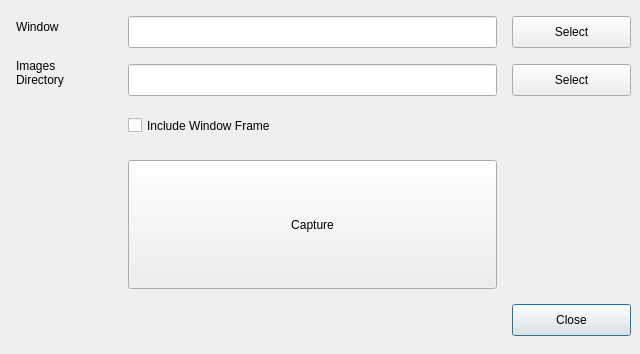
<?xml version="1.0" encoding="UTF-8"?>
<ui version="4.0">
 <class>Dialog</class>
 <widget class="QDialog" name="Dialog">
  <property name="geometry">
   <rect>
    <x>0</x>
    <y>0</y>
    <width>640</width>
    <height>354</height>
   </rect>
  </property>
  <property name="windowTitle">
   <string>Scapt</string>
  </property>
  <widget class="QPushButton" name="closeButton">
   <property name="geometry">
    <rect>
     <x>512</x>
     <y>304</y>
     <width>119</width>
     <height>32</height>
    </rect>
   </property>
   <property name="text">
    <string>Close</string>
   </property>
  </widget>
  <widget class="QLineEdit" name="winDescEdit">
   <property name="geometry">
    <rect>
     <x>128</x>
     <y>16</y>
     <width>369</width>
     <height>32</height>
    </rect>
   </property>
   <property name="readOnly">
    <bool>true</bool>
   </property>
  </widget>
  <widget class="QLabel" name="label">
   <property name="geometry">
    <rect>
     <x>16</x>
     <y>16</y>
     <width>84</width>
     <height>22</height>
    </rect>
   </property>
   <property name="text">
    <string>Window</string>
   </property>
  </widget>
  <widget class="QPushButton" name="selectWinButton">
   <property name="geometry">
    <rect>
     <x>512</x>
     <y>16</y>
     <width>119</width>
     <height>32</height>
    </rect>
   </property>
   <property name="text">
    <string>Select</string>
   </property>
  </widget>
  <widget class="QLineEdit" name="dirEdit">
   <property name="geometry">
    <rect>
     <x>128</x>
     <y>64</y>
     <width>369</width>
     <height>32</height>
    </rect>
   </property>
  </widget>
  <widget class="QLabel" name="label_2">
   <property name="geometry">
    <rect>
     <x>16</x>
     <y>48</y>
     <width>84</width>
     <height>49</height>
    </rect>
   </property>
   <property name="text">
    <string>Images Directory</string>
   </property>
   <property name="wordWrap">
    <bool>true</bool>
   </property>
  </widget>
  <widget class="QPushButton" name="selectDirButton">
   <property name="geometry">
    <rect>
     <x>512</x>
     <y>64</y>
     <width>119</width>
     <height>32</height>
    </rect>
   </property>
   <property name="text">
    <string>Select</string>
   </property>
  </widget>
  <widget class="QPushButton" name="captureButton">
   <property name="geometry">
    <rect>
     <x>128</x>
     <y>160</y>
     <width>369</width>
     <height>129</height>
    </rect>
   </property>
   <property name="text">
    <string>Capture</string>
   </property>
  </widget>
  <widget class="QCheckBox" name="frameCB">
   <property name="geometry">
    <rect>
     <x>128</x>
     <y>112</y>
     <width>241</width>
     <height>27</height>
    </rect>
   </property>
   <property name="text">
    <string>Include Window Frame</string>
   </property>
  </widget>
 </widget>
 <resources/>
 <connections/>
</ui>
